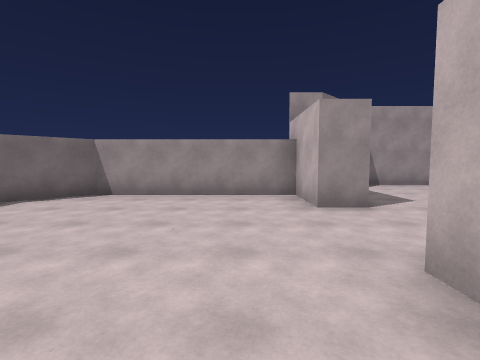
[1] (above)

16 first-person views from a walk through a 3-D level made in the Unity game engine. The camera is 1.5 m above the floor, tilts 4° down and sees 85° across. The floor is counted in squares, 2 m on a side. Each view is taken from the middle of a square. On the plan, view 1 faces up. The plan holds only what a view shows up to about 9 squares ahead; the rest is blank. The player is left out.

[2]
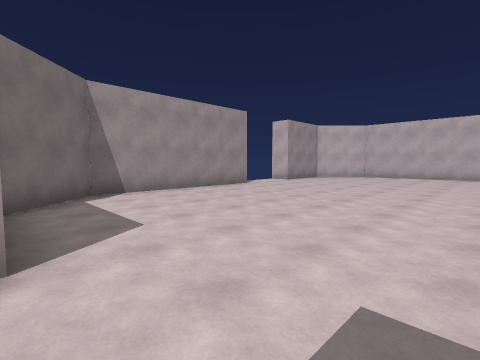

[3]
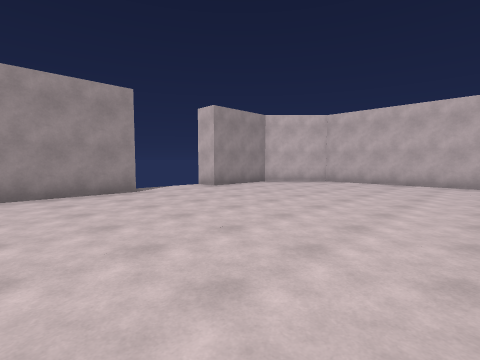

[4]
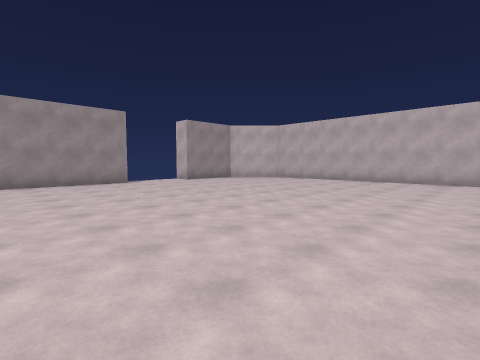

[5]
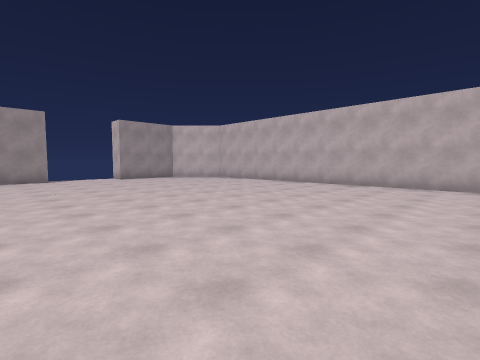

[6]
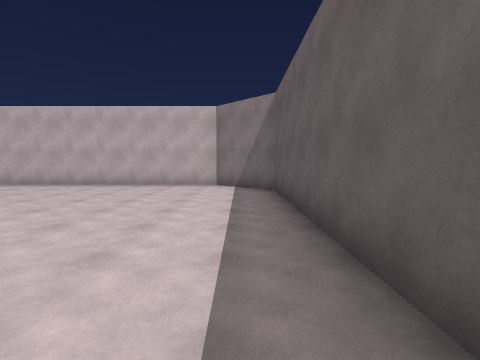

[7]
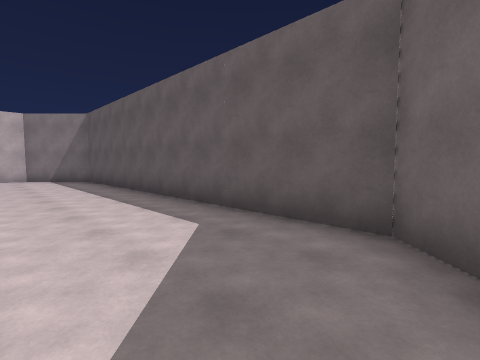

[8]
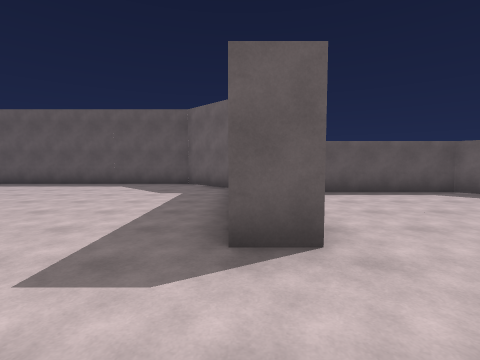

[9]
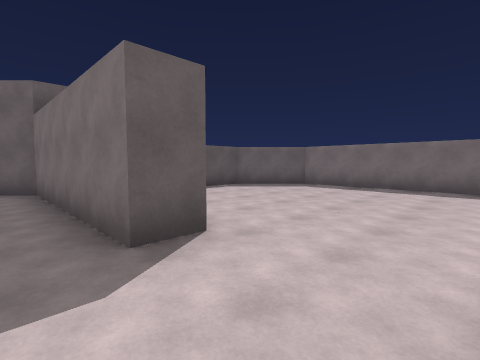

[10]
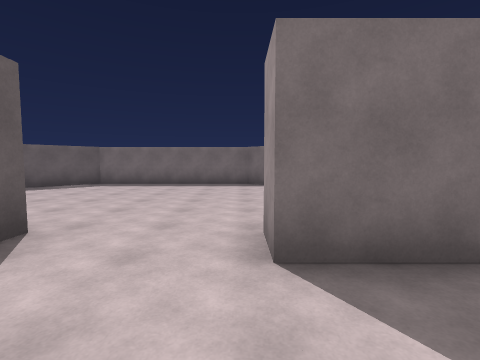

[11]
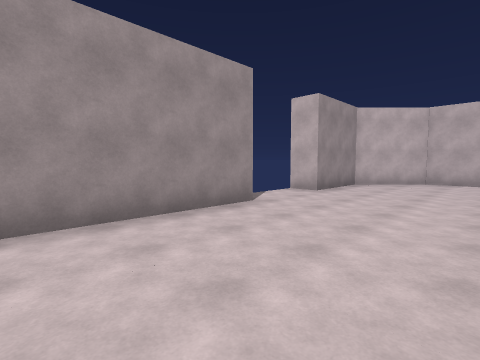

[12]
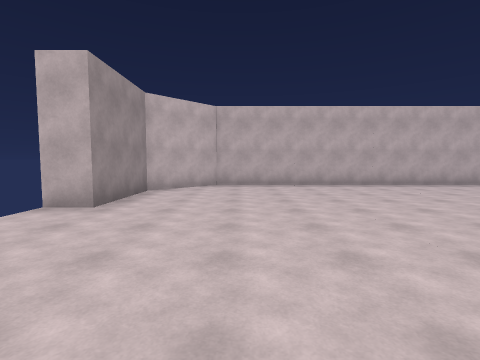

[13]
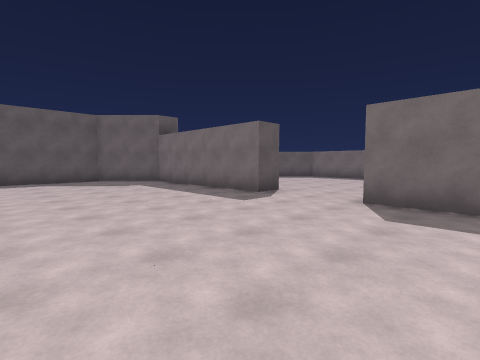

[14]
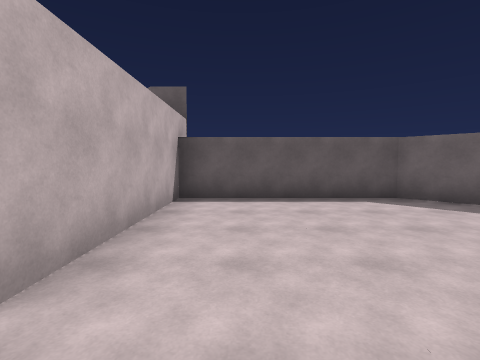

[15]
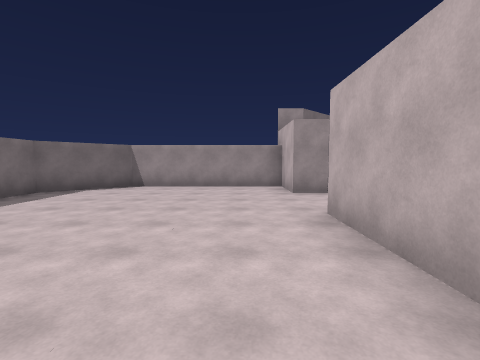

[16]
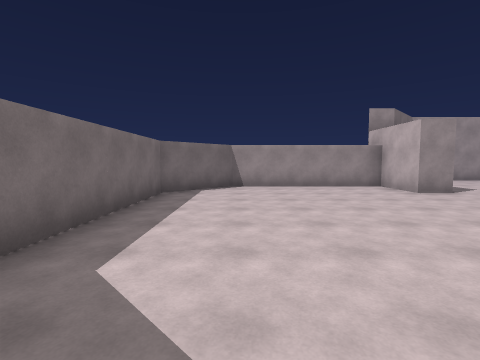

### Floor plan
Points are (right, up) in squares from view 1. A wall is a line through its corners. A room is listed if a view was taken in it or the views show most of it. See-through windows are left out.
Room 1 (views 1, 2, 3, 4, 5, 6, 7, 8, 9, 10, 11, 12, 13, 14, 15, 16)
walls: (2.1, 5.9) (2.1, 4.3) (1.3, 4.3) (1.3, 5.9) (-3.3, 5.9) (-4.9, 4.3) (-4.9, -0.8) (-3.3, -2.4) (1.3, -2.4) (1.3, 1.8) (2.1, 1.8) (2.1, -3.3) (3.7, -4.9) (13.8, -4.9) (15.4, -3.3) (15.4, 6.8) (13.8, 8.4) (11.3, 8.4) (11.3, 9.2); (8.9, 8.4) (3.7, 8.4) (2.2, 6.8)

Where each view was taken, in squares from view 1:
view 1: 0 up, 0 right, facing up
view 2: 2 up, 2 right, facing up-right
view 3: 2 up, 6 right, facing up-right
view 4: 1 down, 5 right, facing up-right
view 5: 3 down, 7 right, facing up-right
view 6: 4 down, 7 right, facing right
view 7: 2 down, 3 right, facing down-right
view 8: 4 up, 2 right, facing down
view 9: 4 up, 3 right, facing down-left
view 10: 4 up, 4 right, facing left
view 11: 5 up, 5 right, facing up-right
view 12: 6 up, 7 right, facing right
view 13: 6 up, 7 right, facing down-left
view 14: 3 up, 0 right, facing down
view 15: 2 down, 0 right, facing up
view 16: 2 down, 3 left, facing up
